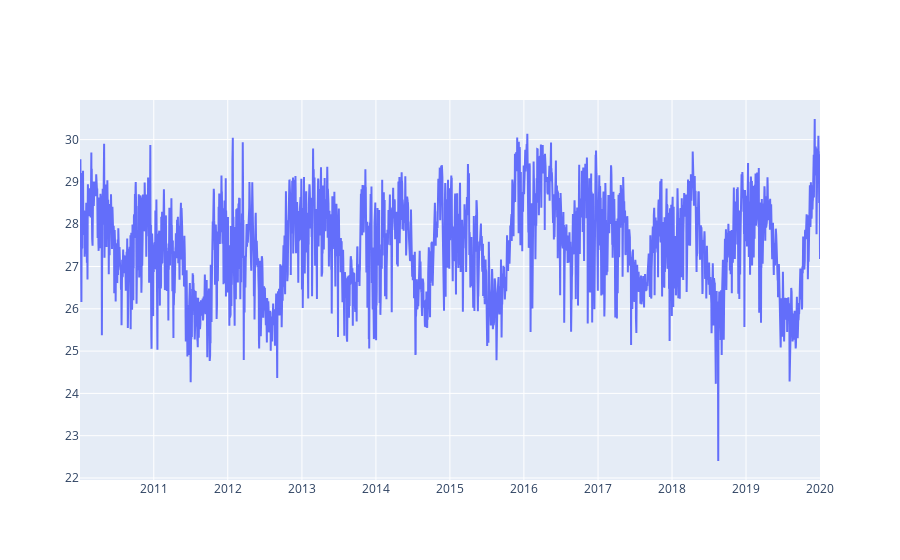

The cell this chart's notebook holds for it:
### Code cell
#Plot
fig = go.Figure()

fig.add_trace(go.Scatter(x = df_temp_sel['ds'], y=df_temp_sel['y'], name='Denpasar Temp'))
fig.show()

### Figure 1 — Plotly figure (JSON) as saved in the notebook; plotly's stock layout.template omitted (floating-point values rounded to 4 significant figures; data arrays with more than 128 entries replaced by an {"elided": "..."} marker saying what was removed)
{"data": [{"name": "Denpasar Temp", "type": "scatter", "x": {"elided": "3652 str values"}, "y": {"elided": "3652 float values"}}], "layout": {}}
